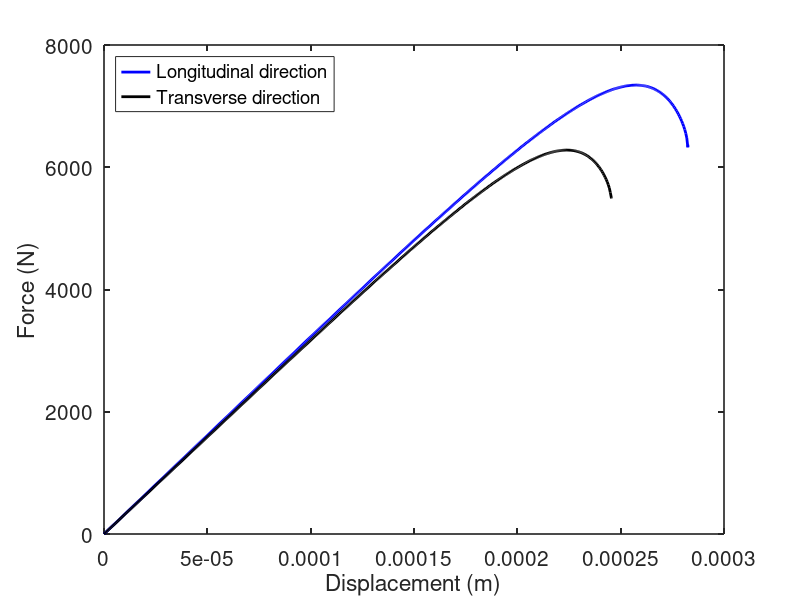

Here is the MATLAB script that generated this plot:
A=load('0.5ux-l.txt');
displacement05l= A(:,2);

B = load('0.5fx-l.txt');
force05l = B(:,2);

C=load('0.5ux-t.txt');
displacement05t = C(:,2);

D= load('0.5fx-t.txt');
force05t= D(:,2);





figure(1,'position',[50,50,1300,950])
plot(displacement05l,force05l,'b-',"linewidth", 2) 

hold on
plot(displacement05t,force05t,'k-',"linewidth", 2)
 
legend('Longitudinal direction','Transverse direction','Location','NorthWest', "fontsize", 10)
set(gca, "linewidth",1.2, "fontsize", 15)


xlabel('Displacement (m)')
ylabel('Force (N)')




